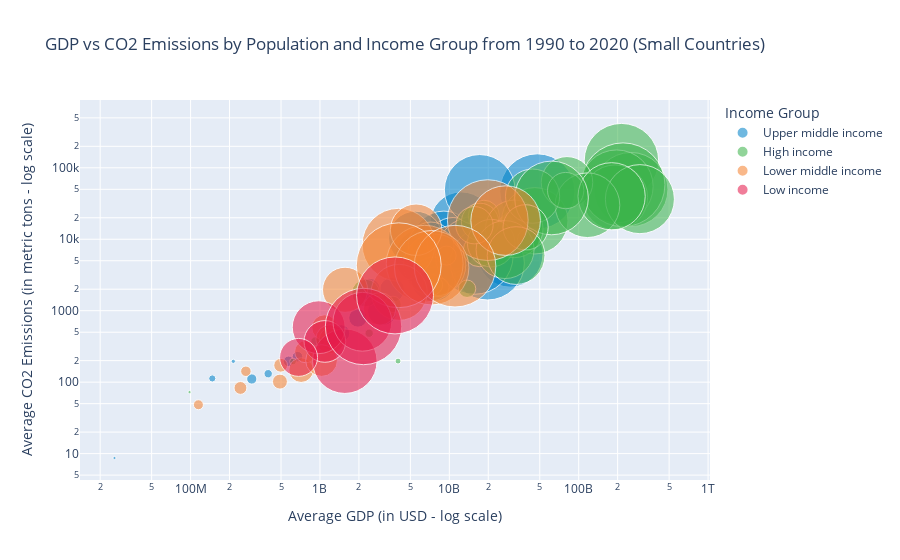
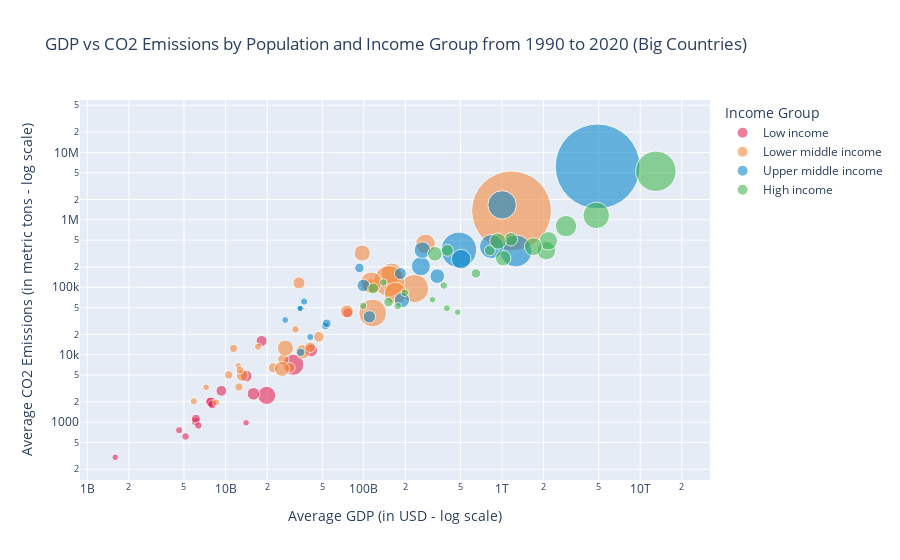

The notebook cell these images were saved under, in order:
### Markdown cell above
### Bubble Charts
We use bubble charts to visualize how GDP and CO2 emissions relate to population size. One chart shows countries with smaller populations, and another for those with larger populations, helping us see how economic size and population impact CO2 emissions.

### Code cell
from helper_functions import create_bubble_chart

# Create bubble chart for small countries data
data_label = "Small Countries"
xaxis_title = "Average GDP (in USD - log scale)"
yaxis_title = "Average CO2 Emissions (in metric tons - log scale)"
size = "Population"
create_bubble_chart(small_countries_data, data_label=data_label, xaxis_title=xaxis_title, yaxis_title=yaxis_title, size=size)

# Create bubble chart for big countries data
data_label = "Big Countries"
create_bubble_chart(big_countries_data, data_label=data_label, xaxis_title=xaxis_title, yaxis_title=yaxis_title, size=size)
